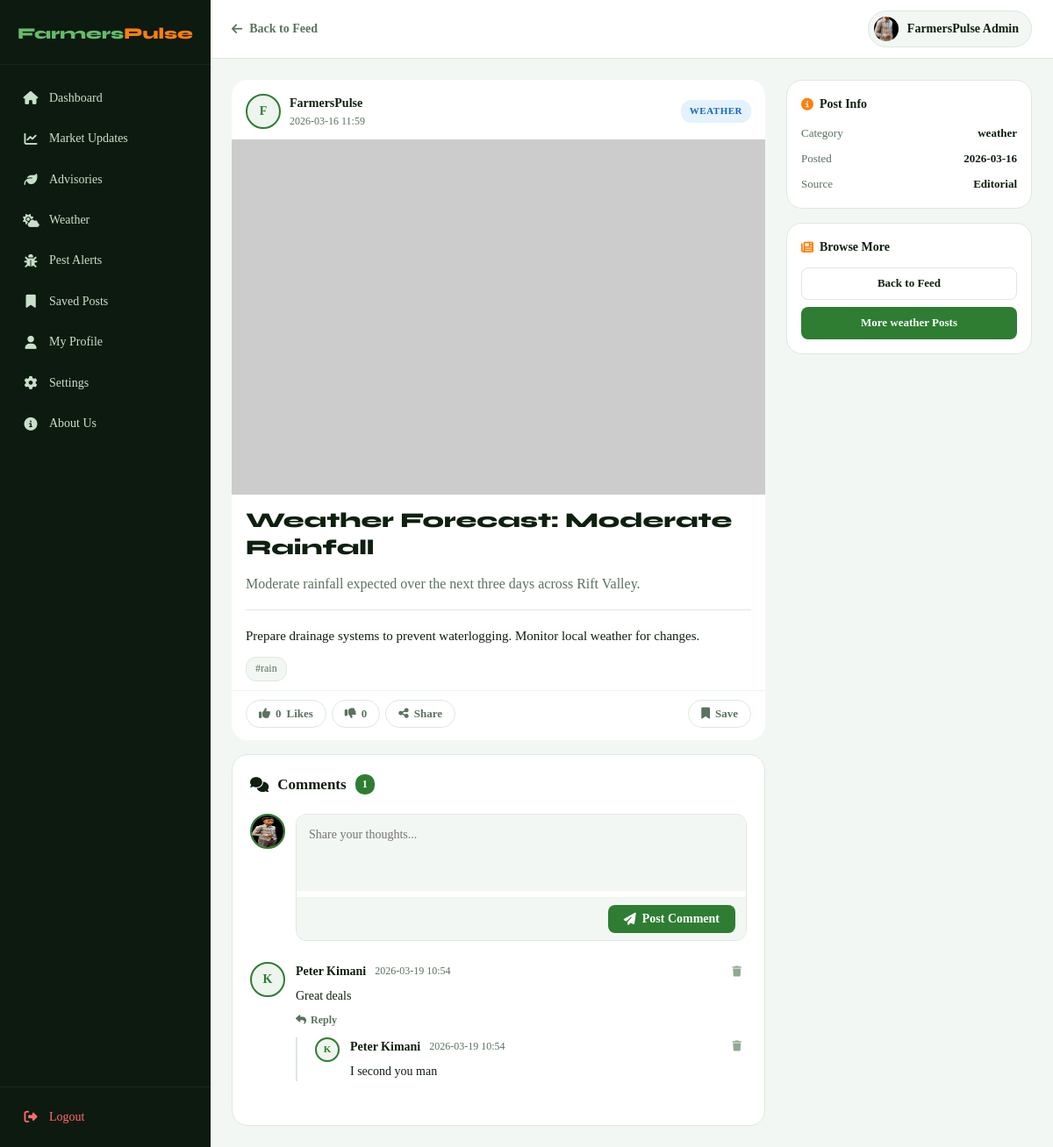
Screenshot of /post/3 (signed in) with the database file from the repository.
### tables this page shows
CREATE TABLE users (
        id INTEGER PRIMARY KEY AUTOINCREMENT,
        username TEXT UNIQUE NOT NULL,
        email TEXT UNIQUE NOT NULL,
        password TEXT NOT NULL,
        role TEXT DEFAULT 'farmer',
        full_name TEXT DEFAULT '',
        phone TEXT DEFAULT '',
        county TEXT DEFAULT '',
        crop_types TEXT DEFAULT '',
        farm_size TEXT DEFAULT '',
        bio TEXT DEFAULT '',
        profile_pic TEXT DEFAULT '',
        is_active INTEGER DEFAULT 1,
        is_banned INTEGER DEFAULT 0,
        ban_reason TEXT DEFAULT '',
        created_at TEXT DEFAULT (datetime('now')),
        last_login TEXT
    );

CREATE TABLE posts (
        id INTEGER PRIMARY KEY AUTOINCREMENT,
        title TEXT NOT NULL,
        short_text TEXT NOT NULL,
        full_text TEXT DEFAULT '',
        image_url TEXT DEFAULT '',
        category TEXT DEFAULT 'advisory',
        tags TEXT DEFAULT '',
        target_crops TEXT DEFAULT '',
        target_counties TEXT DEFAULT '',
        source TEXT DEFAULT 'manual',
        is_published INTEGER DEFAULT 1,
        is_pinned INTEGER DEFAULT 0,
        user_id INTEGER NOT NULL,
        created_at TEXT DEFAULT (datetime('now')),
        updated_at TEXT DEFAULT (datetime('now'))
    );

CREATE TABLE comments (
        id INTEGER PRIMARY KEY AUTOINCREMENT,
        content TEXT NOT NULL,
        post_id INTEGER NOT NULL,
        user_id INTEGER NOT NULL,
        parent_id INTEGER,
        is_flagged INTEGER DEFAULT 0,
        flag_reason TEXT DEFAULT '',
        created_at TEXT DEFAULT (datetime('now'))
    );

### app.py (the view)
@app.route("/post/<int:post_id>")
@login_required
def post_detail(post_id):
    conn=get_db(); post=conn.execute("SELECT * FROM posts WHERE id=?",(post_id,)).fetchone()
    if not post: conn.close(); return redirect(url_for("dashboard"))
    uid=session["user_id"]
    cr=conn.execute("SELECT c.*,u.username,u.full_name,u.profile_pic FROM comments c JOIN users u ON c.user_id=u.id WHERE c.post_id=? AND c.parent_id IS NULL ORDER BY c.created_at DESC",(post_id,)).fetchall()
    comments=[{"comment":c,"replies":conn.execute("SELECT c.*,u.username,u.full_name,u.profile_pic FROM comments c JOIN users u ON c.user_id=u.id WHERE c.parent_id=? ORDER BY c.created_at",(c["id"],)).fetchall()} for c in cr]
    saved_ids=[r["post_id"] for r in conn.execute("SELECT post_id FROM saved_posts WHERE user_id=?",(uid,)).fetchall()]
    liked_map={r["post_id"]:bool(r["is_like"]) for r in conn.execute("SELECT post_id,is_like FROM likes WHERE user_id=?",(uid,)).fetchall()}
    likes=conn.execute("SELECT COUNT(*) FROM likes WHERE post_id=? AND is_like=1",(post_id,)).fetchone()[0]
    dislikes=conn.execute("SELECT COUNT(*) FROM likes WHERE post_id=? AND is_like=0",(post_id,)).fetchone()[0]
    cc=conn.execute("SELECT COUNT(*) FROM comments WHERE post_id=? AND parent_id IS NULL",(post_id,)).fetchone()[0]
    conn.close()
    return render_template("post_detail.html",post=post,comments=comments,saved_ids=saved_ids,liked_map=liked_map,likes=likes,dislikes=dislikes,comment_count=cc)

### app.py (called while the page is built)
def get_db():
    if not os.path.exists("database"):
        os.makedirs("database")
    conn = sqlite3.connect(DATABASE)
    conn.row_factory = sqlite3.Row
    conn.execute("PRAGMA foreign_keys = ON")
    return conn

def login_required(f):
    @wraps(f)
    def dec(*a,**k):
        if "user_id" not in session: return redirect(url_for("login"))
        return f(*a,**k)
    return dec

def current_user():
    if "user_id" not in session: return None
    conn=get_db(); u=conn.execute("SELECT * FROM users WHERE id=?",(session["user_id"],)).fetchone(); conn.close(); return u

@app.context_processor
def inject_globals():
    u=current_user(); unread=0; pending_ai=0; unread_feedback=0
    if u:
        conn=get_db()
        unread=conn.execute("SELECT COUNT(*) FROM notifications WHERE user_id=? AND is_read=0",(u["id"],)).fetchone()[0]
        if u["role"]=="admin":
            pending_ai=conn.execute("SELECT COUNT(*) FROM posts WHERE is_published=0 AND source='ai_model'").fetchone()[0]
            unread_feedback=conn.execute("SELECT COUNT(*) FROM feedback WHERE status='unread'").fetchone()[0]
        conn.close()
    return dict(current_user=u,unread_count=unread,pending_ai_count=pending_ai,unread_feedback=unread_feedback)

### templates/post_detail.html (shortened to what this page needs)
{% extends "base.html" %}
{% block body_class %}farmer-body{% endblock %}
{% block content %}
<div class="fp-layout">
  <aside class="fp-sidebar" id="sidebar">
    <div class="sidebar-logo"><span class="logo-green">Farmers</span><span class="logo-orange">Pulse</span></div>
    <nav class="sidebar-nav">
      <a href="{{ url_for('dashboard') }}" class="nav-item"><i class="fas fa-home"></i><span>Dashboard</span></a>
      <a href="{{ url_for('dashboard', category='market') }}" class="nav-item"><i
          class="fas fa-chart-line"></i><span>Market Updates</span></a>
      <a href="{{ url_for('dashboard', category='advisory') }}" class="nav-item"><i
          class="fas fa-leaf"></i><span>Advisories</span></a>
      <a href="{{ url_for('dashboard', category='weather') }}" class="nav-item"><i
          class="fas fa-cloud-sun"></i><span>Weather</span></a>
      <a href="{{ url_for('dashboard', category='pest') }}" class="nav-item"><i class="fas fa-bug"></i><span>Pest
          Alerts</span></a>
      <a href="{{ url_for('saved_posts') }}" class="nav-item"><i class="fas fa-bookmark"></i><span>Saved
          Posts</span></a>
      <a href="{{ url_for('profile', user_id=current_user.id) }}" class="nav-item"><i class="fas fa-user"></i><span>My
          Profile</span></a>
      <a href="{{ url_for('edit_profile') }}"
        class="nav-item {% if request.endpoint=='edit_profile' %}active{% endif %}"><i
          class="fas fa-cog"></i><span>Settings</span></a>
      <a href="{{ url_for('about') }}"
        class="nav-item {% if request.endpoint in ['about','feedback'] %}active{% endif %}"><i
          class="fas fa-circle-info"></i><span>About Us</span></a>
    </nav>
    <div class="sidebar-footer"><a href="{{ url_for('logout') }}" class="nav-item logout-item"><i
          class="fas fa-sign-out-alt"></i><span>Logout</span></a></div>
  </aside>
  <div class="fp-main">
    <header class="fp-topnav">
      <div class="topnav-left">
        <a href="{{ url_for('dashboard') }}" class="back-link"><i class="fas fa-arrow-left"></i> Back to Feed</a>
      </div>
      <div class="topnav-right">
        <a href="{{ url_for('profile', user_id=current_user.id) }}" class="user-chip">
          {% if current_user['profile_pic'] %}<img
            src="{{ url_for('static', filename='uploads/' + current_user['profile_pic']) }}" alt="">{% else %}<div
            class="avatar-initials">{{ current_user['username'][0].upper() }}</div>{% endif %}
          <span>{{ current_user['full_name'] or current_user['username'] }}</span>
        </a>
      </div>
    </header>
    <div class="fp-content">
      <div class="feed-column">
        <article class="post-card post-detail-card">
          <div class="post-meta">
            <div class="post-author">
              <div class="avatar-sm">F</div>
              <div><strong>FarmersPulse</strong><span>{{ post['created_at'][:16] }}</span></div>
            </div>
            <span class="post-category cat-{{ post['category'] or 'general' }}">{{ post['category'] or 'General'
              }}</span>
          </div>
          {% if post['image_url'] %}<img src="{{ post['image_url'] }}" alt="{{ post['title'] }}"
            class="post-image post-image-full">{% endif %}
          <div class="post-body">
            <h2 class="post-title-lg">{{ post['title'] }}</h2>
            <p class="post-lead">{{ post['short_text'] }}</p>
            {% if post['full_text'] %}<div class="post-full-content">{{ post['full_text'] }}</div>{% endif %}
            {% if post['tags'] %}<div class="post-tags">{% for t in post['tags'].split(',') %}{% if t.strip() %}<span
                class="post-tag">#{{ t.strip() }}</span>{% endif %}{% endfor %}</div>{% endif %}
          </div>
          <div class="post-actions-bar">
            <div class="post-actions-left">
              <button class="action-btn like-btn {% if liked_map.get(post['id']) == true %}active{% endif %}"
                onclick="reactPost({{ post['id'] }},true,this)">
                <i class="fas fa-thumbs-up"></i> <span class="like-count">{{ likes }}</span> Likes
              </button>
              <button
                class="action-btn dislike-btn {% if liked_map.get(post['id']) == false %}active-dislike{% endif %}"
                onclick="reactPost({{ post['id'] }},false,this)">
                <i class="fas fa-thumbs-down"></i> <span class="dislike-count">{{ dislikes }}</span>
              </button>
              <button class="action-btn" onclick="sharePost({{ post['id'] }},'{{ post['title']|e }}')"><i
                  class="fas fa-share-nodes"></i> Share</button>
            </div>
            <button class="action-btn save-btn {% if post['id'] in saved_ids %}saved{% endif %}"
              onclick="savePost({{ post['id'] }},this)">
              <i class="fas fa-bookmark"></i> {% if post['id'] in saved_ids %}Saved{% else %}Save{% endif %}
            </button>
          </div>
        </article>
        <div class="comments-section" id="comments">
          <h3 class="comments-title"><i class="fas fa-comments"></i> Comments <span class="comment-count-badge">{{
              comment_count }}</span></h3>
          <div class="add-comment-box">
            {% if current_user['profile_pic'] %}<img
              src="{{ url_for('static', filename='uploads/' + current_user['profile_pic']) }}" class="avatar-sm"
              alt="">{% else %}<div class="avatar-sm">{{ current_user['username'][0].upper() }}</div>{% endif %}
            <div class="comment-input-wrap">
              <textarea id="commentInput" placeholder="Share your thoughts..." rows="3"></textarea>
              <div class="comment-actions-row">
                <button class="btn-comment-submit" onclick="submitComment({{ post['id'] }},null)"><i
                    class="fas fa-paper-plane"></i> Post Comment</button>
              </div>
            </div>
          </div>
          <div class="comments-list" id="commentsList">
            {% for item in comments %}
            {% set c = item.comment %}
            <div class="comment-item" id="comment-{{ c['id'] }}">
              <div class="comment-avatar">
                {% if c['profile_pic'] %}<img src="{{ url_for('static', filename='uploads/' + c['profile_pic']) }}"
                  class="avatar-sm" alt="">{% else %}<div class="avatar-sm">{{ c['username'][0].upper() }}</div>{% endif
                %}
              </div>
              <div class="comment-content">
                <div class="comment-header">
                  <span class="comment-author">{{ c['full_name'] or c['username'] }}</span>
                  <span class="comment-time">{{ c['created_at'][:16] }}</span>
                  {% if c['user_id'] == current_user['id'] or current_user['role'] == 'admin' %}
                  <button class="comment-delete-btn" onclick="deleteComment({{ c['id'] }})"><i
                      class="fas fa-trash"></i></button>
                  {% endif %}
                </div>
                <p class="comment-text">{{ c['content'] }}</p>
                <div class="comment-footer">
                  <button class="reply-btn" onclick="toggleReply({{ c['id'] }})"><i class="fas fa-reply"></i>
                    Reply</button>
                </div>
                {% if item.replies %}
                <div class="replies-list">
                  {% for r in item.replies %}
                  <div class="comment-item reply-item" id="comment-{{ r['id'] }}">
                    <div class="comment-avatar">{% if r['profile_pic'] %}<img
                        src="{{ url_for('static', filename='uploads/' + r['profile_pic']) }}"
                        class="avatar-sm avatar-xs" alt="">{% else %}<div class="avatar-sm avatar-xs">{{
                        r['username'][0].upper() }}</div>{% endif %}</div>
                    <div class="comment-content">
                      <div class="comment-header">
                        <span class="comment-author">{{ r['full_name'] or r['username'] }}</span>
                        <span class="comment-time">{{ r['created_at'][:16] }}</span>
                        {% if r['user_id'] == current_user['id'] or current_user['role'] == 'admin' %}<button
                          class="comment-delete-btn" onclick="deleteComment({{ r['id'] }})"><i
                            class="fas fa-trash"></i></button>{% endif %}
                      </div>
                      <p class="comment-text">{{ r['content'] }}</p>
                    </div>
                  </div>
                  {% endfor %}
                </div>
                {% endif %}
              </div>
            </div>
            {% else %}
            <div class="empty-comments" id="emptyComments"><i class="fas fa-comment-dots"></i>
              <p>Be the first to comment!</p>
            </div>
            {% endfor %}
          </div>
        </div>
      </div>
      <aside class="right-panel">
        <div class="widget-card">
          <h4 class="widget-title"><i class="fas fa-info-circle"></i> Post Info</h4>
          <div class="post-info-list">
            <div class="info-row"><span>Category</span><strong>{{ post['category'] or 'General' }}</strong></div>
            <div class="info-row"><span>Posted</span><strong>{{ post['created_at'][:10] }}</strong></div>
            <div class="info-row"><span>Source</span><strong>{{ 'AI Model' if post['source']=='ai_model' else
                'Editorial' }}</strong></div>
          </div>
        </div>
        <div class="widget-card">
          <h4 class="widget-title"><i class="fas fa-newspaper"></i> Browse More</h4>
          <a href="{{ url_for('dashboard') }}" class="btn-outline-sm"
            style="display:block;text-align:center;margin-top:8px;">Back to Feed</a>
          <a href="{{ url_for('dashboard', category=post['category']) }}" class="btn-primary-sm"
            style="display:block;text-align:center;margin-top:8px;">More {{ post['category'] }} Posts</a>
        </div>
      </aside>
    </div>
  </div>
</div>
{% endblock %}

### rows the page displays
users: profile_pic (picture), full_name "FarmersPulse Admin"
posts: created_at "2026-03-16 11:59", category "WEATHER", title "Weather Forecast: Moderate Rainfall", short_text "Moderate rainfall expected over the next three days across Rift Valley.", full_text "Prepare drainage systems to prevent waterlogging. Monitor local weather for changes.", strip "rain", category "weather", created_at "2026-03-16", source "Editorial"
users: username "K", full_name "Peter Kimani"
comments: created_at "2026-03-19 10:54", content "Great deals"
comments: username "K", full_name "Peter Kimani", created_at "2026-03-19 10:54", content "I second you man"

### other values shown
{{ likes }} "0"
{{ dislikes }} "0"
{{ comment_count }} "1"
